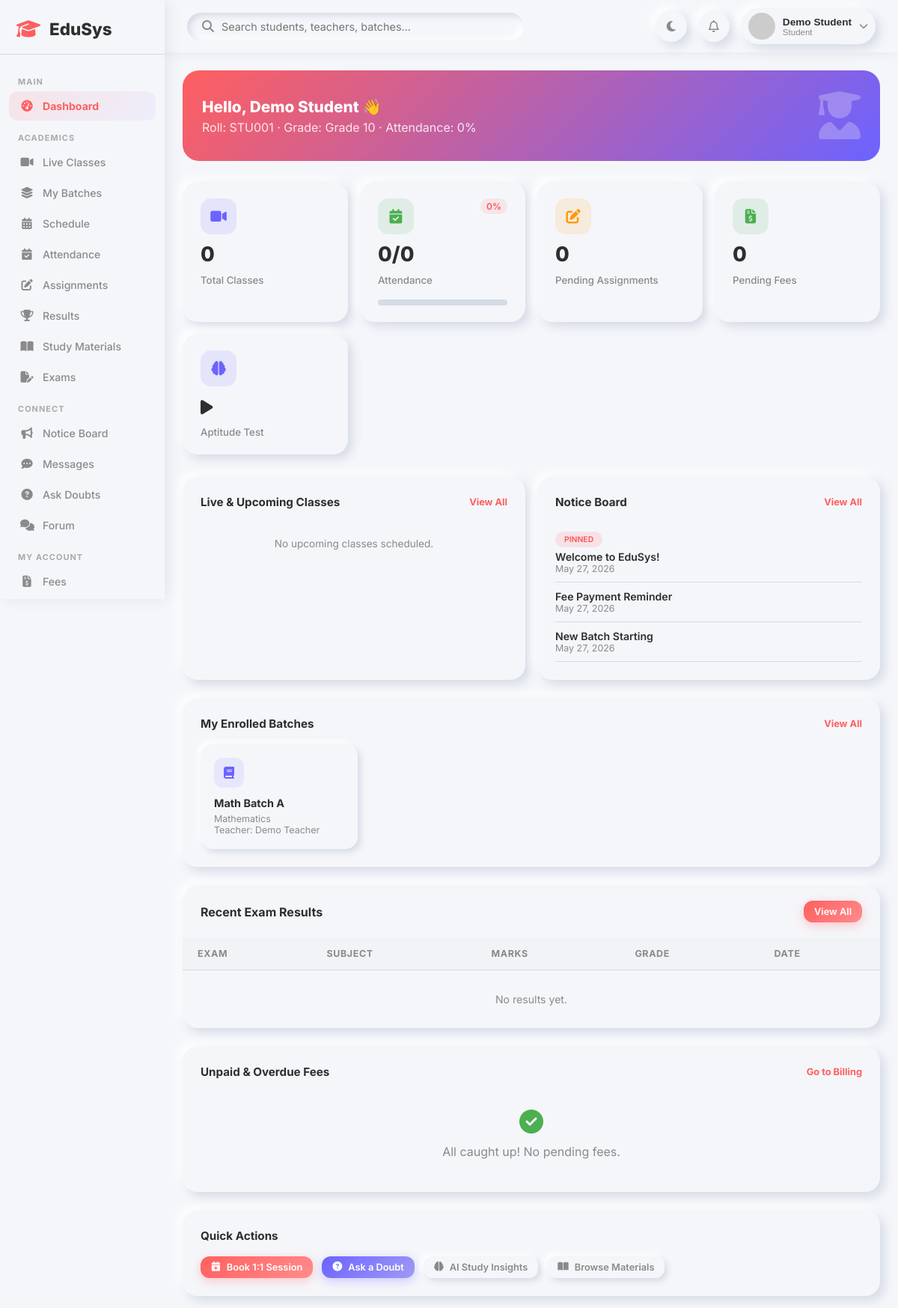
The app's page /student/dashboard.php (signed in) with its own data.
### tables this page shows
CREATE TABLE IF NOT EXISTS students (
    id INT AUTO_INCREMENT PRIMARY KEY,
    user_id INT NOT NULL,
    roll_number VARCHAR(50) UNIQUE,
    date_of_birth DATE,
    gender ENUM('male','female','other'),
    phone VARCHAR(20),
    address TEXT,
    parent_name VARCHAR(150),
    parent_phone VARCHAR(20),
    grade VARCHAR(20),
    admission_date DATE DEFAULT (CURRENT_DATE),
    FOREIGN KEY (user_id) REFERENCES users(id) ON DELETE CASCADE
);

CREATE TABLE IF NOT EXISTS users (
    id INT AUTO_INCREMENT PRIMARY KEY,
    name VARCHAR(150) NOT NULL,
    email VARCHAR(150) UNIQUE NOT NULL,
    password VARCHAR(255) NOT NULL,
    role ENUM('admin','teacher','student') NOT NULL DEFAULT 'student',
    avatar VARCHAR(255) DEFAULT NULL,
    status ENUM('active','inactive','pending') DEFAULT 'pending',
    created_at TIMESTAMP DEFAULT CURRENT_TIMESTAMP,
    updated_at TIMESTAMP DEFAULT CURRENT_TIMESTAMP ON UPDATE CURRENT_TIMESTAMP
);

CREATE TABLE IF NOT EXISTS notices (
    id INT AUTO_INCREMENT PRIMARY KEY,
    title VARCHAR(200) NOT NULL,
    content TEXT,
    target_role ENUM('all','student','teacher','admin') DEFAULT 'all',
    created_by INT,
    is_pinned TINYINT(1) DEFAULT 0,
    created_at TIMESTAMP DEFAULT CURRENT_TIMESTAMP,
    FOREIGN KEY (created_by) REFERENCES users(id) ON DELETE SET NULL
);

CREATE TABLE IF NOT EXISTS batches (
    id INT AUTO_INCREMENT PRIMARY KEY,
    name VARCHAR(150) NOT NULL,
    teacher_id INT,
    subject_id INT,
    grade VARCHAR(20),
    schedule TEXT,
    max_students INT DEFAULT 30,
    status ENUM('active','inactive') DEFAULT 'active',
    created_at TIMESTAMP DEFAULT CURRENT_TIMESTAMP,
    FOREIGN KEY (teacher_id) REFERENCES teachers(id) ON DELETE SET NULL,
    FOREIGN KEY (subject_id) REFERENCES subjects(id) ON DELETE SET NULL
);

CREATE TABLE IF NOT EXISTS subjects (
    id INT AUTO_INCREMENT PRIMARY KEY,
    name VARCHAR(100) NOT NULL,
    code VARCHAR(20) UNIQUE,
    description TEXT,
    created_at TIMESTAMP DEFAULT CURRENT_TIMESTAMP
);

### student/dashboard.php (the view, shortened to what this page needs)
<?php
require_once '../includes/header.php';
$student = $conn->query("SELECT s.*, u.name, u.email FROM students s JOIN users u ON s.user_id=u.id WHERE s.user_id={$_SESSION['user_id']}")->fetch_assoc();
$sid = $student['id'];
$total_classes = $conn->query("SELECT COUNT(DISTINCT lc.id) as cnt FROM live_classes lc JOIN batches b ON lc.batch_id=b.id JOIN batch_students bs ON bs.batch_id=b.id WHERE bs.student_id=$sid")->fetch_assoc()['cnt'];
$present = $conn->query("SELECT COUNT(*) as cnt FROM attendance WHERE student_id=$sid AND status='present'")->fetch_assoc()['cnt'];
$total_att = $conn->query("SELECT COUNT(*) as cnt FROM attendance WHERE student_id=$sid")->fetch_assoc()['cnt'];
$att_pct = $total_att > 0 ? round(($present / $total_att) * 100) : 0;
$pending_assignments = $conn->query("SELECT COUNT(*) as cnt FROM assignments a JOIN batch_students bs ON bs.batch_id=a.batch_id WHERE bs.student_id=$sid AND a.id NOT IN (SELECT assignment_id FROM submissions WHERE student_id=$sid)")->fetch_assoc()['cnt'];
$unpaid_fees = $conn->query("SELECT COUNT(*) as cnt FROM fees WHERE student_id=$sid AND status IN ('unpaid','overdue')")->fetch_assoc()['cnt'];
$my_batches = $conn->query("SELECT b.*, sub.name as subject_name, u.name as teacher_name FROM batch_students bs JOIN batches b ON bs.batch_id=b.id LEFT JOIN subjects sub ON b.subject_id=sub.id LEFT JOIN teachers t ON b.teacher_id=t.id LEFT JOIN users u ON t.user_id=u.id WHERE bs.student_id=$sid AND b.status='active' LIMIT 5");
$sid = (int)($student['id'] ?? 0);
$notices = $conn->query("
    SELECT n.*, b.name as batch_name
    FROM notices n
    LEFT JOIN batches b ON n.batch_id = b.id
    WHERE n.target_role IN ('all','student')
      AND (
          n.batch_id IS NULL
          OR
          ($sid > 0 AND n.batch_id IN (SELECT batch_id FROM batch_students WHERE student_id=$sid))
      )
    ORDER BY n.is_pinned DESC, n.created_at DESC
    LIMIT 4
");
$upcoming = $conn->query("SELECT lc.*, b.name as batch_name, u.name as teacher_name FROM live_classes lc JOIN batches b ON lc.batch_id=b.id JOIN batch_students bs ON bs.batch_id=b.id LEFT JOIN teachers t ON lc.teacher_id=t.id LEFT JOIN users u ON t.user_id=u.id WHERE bs.student_id=$sid AND lc.status IN ('scheduled','live') ORDER BY lc.scheduled_at ASC LIMIT 4");
$results = $conn->query("SELECT r.*, e.title as exam_title, sub.name as subject_name, e.total_marks FROM results r JOIN exams e ON r.exam_id=e.id LEFT JOIN subjects sub ON e.subject_id=sub.id WHERE r.student_id=$sid ORDER BY r.created_at DESC LIMIT 5");
?>
<div class="hero-strip">
    <div>
        <h2>Hello, <?= htmlspecialchars($student['name']) ?> 👋</h2>
        <p>Roll: <?= $student['roll_number'] ?> &middot; Grade: <?= $student['grade'] ?> &middot; Attendance: <?= $att_pct ?>%</p>
    </div>
    <div class="hero-strip-icon"><i class="fa-solid fa-user-graduate"></i></div>
</div>
<div class="stats-grid">
    <div class="stat-card" onclick="location.href='classes.php'" style="cursor:pointer;"><div class="stat-card-header"><div class="stat-icon purple"><i class="fa-solid fa-video"></i></div></div><div class="stat-value"><?= $total_classes ?></div><div class="stat-label">Total Classes</div></div>
    <div class="stat-card" onclick="location.href='attendance.php'" style="cursor:pointer;">
        <div class="stat-card-header"><div class="stat-icon green"><i class="fa-solid fa-calendar-check"></i></div><span class="stat-change <?= $att_pct >= 75 ? 'up' : 'down' ?>"><?= $att_pct ?>%</span></div>
        <div class="stat-value"><?= $present ?>/<?= $total_att ?></div>
        <div class="stat-label">Attendance</div>
        <div class="progress-bar-wrap" style="margin-top:8px;"><div class="progress-bar <?= $att_pct >= 75 ? 'success' : 'primary' ?>" style="width:<?= $att_pct ?>%"></div></div>
    </div>
    <div class="stat-card" onclick="location.href='assignments.php'" style="cursor:pointer;"><div class="stat-card-header"><div class="stat-icon orange"><i class="fa-solid fa-pen-to-square"></i><?php if ($pending_assignments > 0): ?><span class="stat-change down"><?= $pending_assignments ?> due</span><?php endif; ?></div></div><div class="stat-value"><?= $pending_assignments ?></div><div class="stat-label">Pending Assignments</div></div>
    <div class="stat-card" onclick="location.href='fees.php'" style="cursor:pointer;"><div class="stat-card-header"><div class="stat-icon <?= $unpaid_fees > 0 ? 'red' : 'green' ?>"><i class="fa-solid fa-file-invoice-dollar"></i></div><?php if ($unpaid_fees > 0): ?><span class="stat-change down"><?= $unpaid_fees ?> unpaid</span><?php endif; ?></div><div class="stat-value"><?= $unpaid_fees ?></div><div class="stat-label">Pending Fees</div></div>
    <div class="stat-card" onclick="location.href='aptitude-test.php'" style="cursor:pointer;"><div class="stat-card-header"><div class="stat-icon purple"><i class="fa-solid fa-brain"></i></div></div><div class="stat-value"><i class="fa-solid fa-play" style="font-size:0.8em;"></i></div><div class="stat-label">Aptitude Test</div></div>
</div>
<div class="charts-grid">
    <div class="chart-card">
        <div class="chart-title">Live & Upcoming Classes <a href="/project/student/classes.php" style="font-size:0.8rem;color:var(--primary);text-decoration:none;">View All</a></div>
        <?php if ($upcoming->num_rows === 0): ?>
        <p class="empty-msg">No upcoming classes scheduled.</p>
        <?php endif; ?>
    </div>
    <div class="chart-card">
        <div class="chart-title">Notice Board <a href="/project/student/notices.php" style="font-size:0.8rem;color:var(--primary);text-decoration:none;">View All</a></div>
        <?php if ($notices->num_rows === 0): ?>
        <p class="empty-msg">No notices at this time.</p>
        <?php else: ?>
        <?php while ($n = $notices->fetch_assoc()): ?>
        <div style="padding:10px 0;border-bottom:1px solid var(--shadow-dark);">
            <?php if ($n['is_pinned']): ?><span class="badge-pill badge-danger" style="font-size:0.65rem;margin-bottom:4px;display:inline-block;">PINNED</span><?php endif; ?>
            <div style="display:flex;justify-content:space-between;align-items:center;">
                <p style="font-size:0.88rem;font-weight:600;"><?= htmlspecialchars($n['title']) ?></p>
            </div>
            <p style="font-size:0.78rem;color:var(--text-secondary);"><?= date('M d, Y', strtotime($n['created_at'])) ?></p>
        </div>
        <?php endwhile; ?>
        <?php endif; ?>
    </div>
</div>
<div class="chart-card" style="margin-bottom:25px;">
    <div class="chart-title">My Enrolled Batches <a href="/project/student/classes.php" style="font-size:0.8rem;color:var(--primary);text-decoration:none;">View All</a></div>
    <?php if ($my_batches->num_rows === 0): ?>
    <p class="empty-msg">Not enrolled in any batch. <a href="/project/student/classes.php">Browse batches</a></p>
    <?php else: ?>
    <div style="display:grid;grid-template-columns:repeat(auto-fill,minmax(200px,1fr));gap:15px;margin-top:5px;">
        <?php while ($b = $my_batches->fetch_assoc()): ?>
        <div style="background:var(--background);border-radius:16px;box-shadow:var(--neu-sm);padding:18px;">
            <div style="width:40px;height:40px;border-radius:12px;background:rgba(108,99,255,0.1);display:flex;align-items:center;justify-content:center;color:var(--secondary);margin-bottom:10px;"><i class="fa-solid fa-book"></i></div>
            <strong style="font-size:0.9rem;"><?= htmlspecialchars($b['name']) ?></strong>
            <p style="font-size:0.78rem;color:var(--text-secondary);margin-top:4px;"><?= htmlspecialchars($b['subject_name'] ?? '') ?></p>
            <p style="font-size:0.78rem;color:var(--text-secondary);">Teacher: <?= htmlspecialchars($b['teacher_name'] ?? 'TBD') ?></p>
        </div>
        <?php endwhile; ?>
    </div>
    <?php endif; ?>
</div>
<div class="table-card">
    <div class="table-header"><h3>Recent Exam Results</h3><a href="/project/student/results.php" class="btn btn-primary btn-sm">View All</a></div>
    <div class="table-responsive">
        <table>
            <thead><tr><th>Exam</th><th>Subject</th><th>Marks</th><th>Grade</th><th>Date</th></tr></thead>
            <tbody>
                <?php if ($results->num_rows === 0): ?><tr><td colspan="5" style="text-align:center;padding:30px;color:var(--text-secondary);">No results yet.</td></tr><?php else: ?>
                <?php while ($r = $results->fetch_assoc()): ?>
                <tr>
                    <td><strong><?= htmlspecialchars($r['exam_title']) ?></strong></td>
                    <td><?= htmlspecialchars($r['subject_name'] ?? '-') ?></td>
                    <td><?= $r['marks_obtained'] ?>/<?= $r['total_marks'] ?></td>
                    <td><span class="badge-pill <?= $r['marks_obtained'] >= ($r['total_marks']*0.7)?'badge-success':($r['marks_obtained']>=($r['total_marks']*0.4)?'badge-warning':'badge-danger') ?>"><?= $r['grade_letter'] ?? 'N/A' ?></span></td>
                    <td><?= date('M d, Y', strtotime($r['created_at'])) ?></td>
                </tr>
                <?php endwhile; ?><?php endif; ?>
            </tbody>
        </table>
    </div>
</div>
<div class="chart-card" style="margin-top:25px;">
    <div class="chart-title">Unpaid & Overdue Fees <a href="/project/student/fees.php" style="font-size:0.8rem;color:var(--primary);text-decoration:none;">Go to Billing</a></div>
    <?php
    $pending_fees_list = $conn->query("SELECT * FROM fees WHERE student_id=$sid AND status IN ('unpaid','overdue') ORDER BY due_date ASC LIMIT 3");
    if ($pending_fees_list->num_rows === 0):
    ?>
    <div style="text-align:center;padding:20px;">
        <div style="font-size:2rem;color:var(--success);margin-bottom:10px;"><i class="fa-solid fa-circle-check"></i></div>
        <p style="color:var(--text-secondary);">All caught up! No pending fees.</p>
    </div>
    <?php else: while ($f = $pending_fees_list->fetch_assoc()): ?>
    <div style="display:flex;align-items:center;justify-content:space-between;padding:15px;background:<?= $f['status']==='overdue'?'rgba(244,67,54,0.05)':'rgba(255,193,7,0.05)' ?>;border-radius:12px;margin-bottom:10px;border-left:4px solid <?= $f['status']==='overdue'?'var(--danger)':'var(--warning)' ?>;">
        <div>
            <strong style="font-size:0.9rem;"><?= htmlspecialchars($f['description']) ?></strong><br>
            <small style="color:var(--text-secondary);">Due: <?= date('M d, Y', strtotime($f['due_date'])) ?> &middot; <span style="color:<?= $f['status']==='overdue'?'var(--danger)':'var(--text-primary)' ?>;"><?= strtoupper($f['status']) ?></span></small>
        </div>
        <div style="text-align:right;">
            <div style="font-weight:700;color:var(--text-primary);margin-bottom:5px;">₹<?= number_format($f['amount']) ?></div>
            <a href="/project/student/fees.php" class="btn btn-primary btn-sm">Pay Now</a>
        </div>
    </div>
    <?php endwhile; endif; ?>
</div>
<div class="chart-card" style="margin-top:25px;">
    <div class="chart-title">Quick Actions</div>
    <div style="display:flex;gap:12px;flex-wrap:wrap;">
        <a href="/project/student/book-session.php" class="btn btn-primary btn-sm"><i class="fa-solid fa-calendar-plus"></i> Book 1:1 Session</a>
        <a href="/project/student/doubts.php" class="btn btn-secondary btn-sm"><i class="fa-solid fa-question-circle"></i> Ask a Doubt</a>
        <a href="/project/student/ai-prediction.php" class="btn btn-outline btn-sm"><i class="fa-solid fa-brain"></i> AI Study Insights</a>
        <a href="/project/student/materials.php" class="btn btn-outline btn-sm"><i class="fa-solid fa-book-open"></i> Browse Materials</a>
    </div>
</div>
<?php require_once '../includes/footer.php'; ?>

### records on screen
students: user.name "Demo Student", roll_number "STU001", grade "Grade 10"
notices: is_pinned "PINNED", title "Welcome to EduSys!", created_at "May 27, 2026"
notices: title "Fee Payment Reminder", created_at "May 27, 2026"
notices: title "New Batch Starting", created_at "May 27, 2026"
batches: name "Math Batch A", subject.name "Mathematics", users.name "Demo Teacher"

### other values on screen
$name "Demo Student"
$role "Student"
$att_pct "0"
$total_classes "0"
$present "0"
$total_att "0"
$pending_assignments "0"
$unpaid_fees "0"
